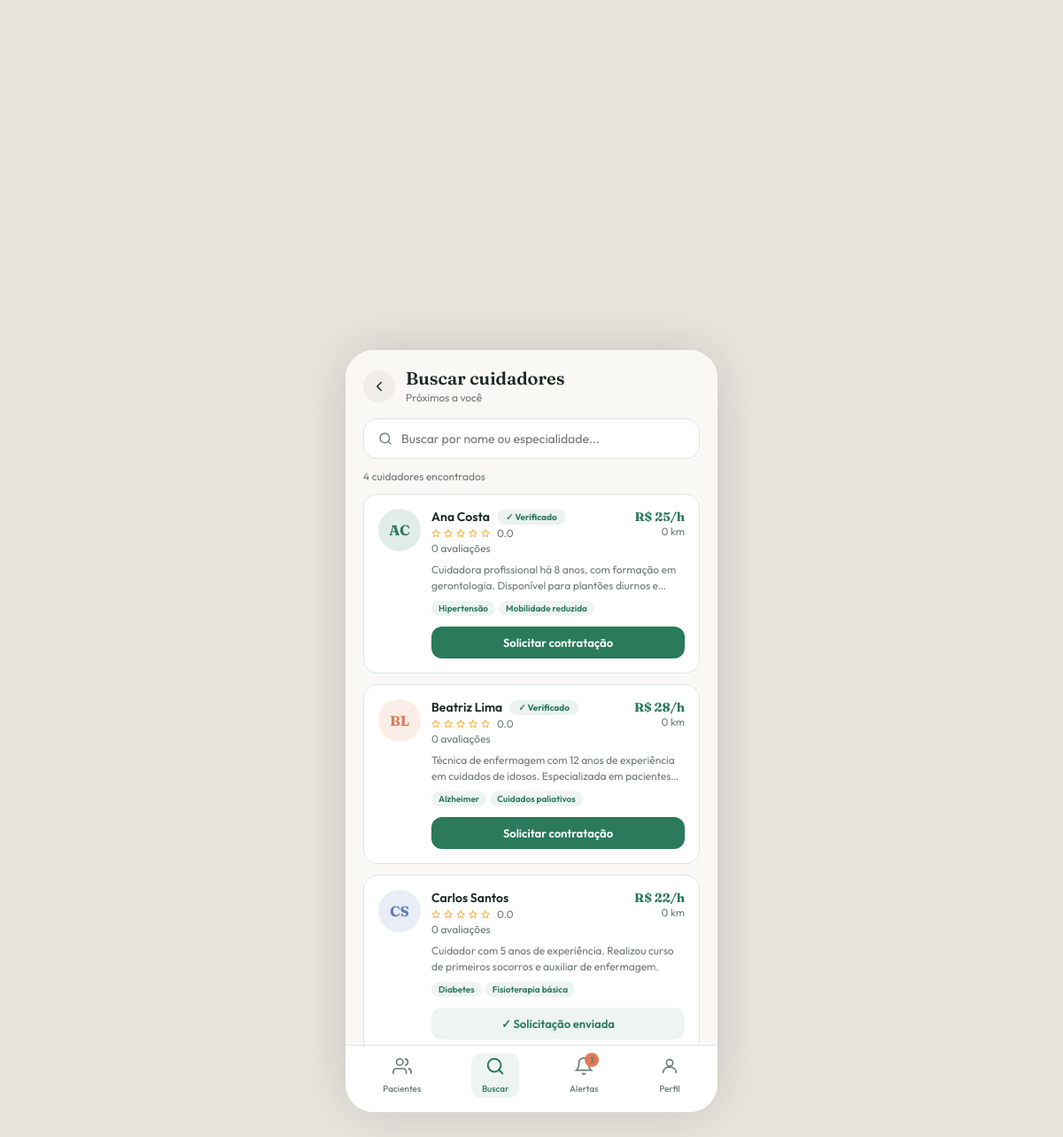
The app's page /search.php (signed in) with its own data.
### tables this page shows
CREATE TABLE usuario (
    id SERIAL PRIMARY KEY,
    nome_completo VARCHAR(150) NOT NULL,
    email VARCHAR(150) UNIQUE NOT NULL,
    senha_hash VARCHAR(255) NOT NULL,
    telefone VARCHAR(20) NOT NULL,
    tipo_usuario VARCHAR(20) NOT NULL CHECK (tipo_usuario IN ('responsavel', 'cuidador')),
    criado_em TIMESTAMP DEFAULT CURRENT_TIMESTAMP
);

CREATE TABLE cuidador (
    id SERIAL PRIMARY KEY,
    usuario_id BIGINT UNSIGNED UNIQUE NOT NULL REFERENCES usuario(id) ON DELETE CASCADE,
    biografia TEXT,
    cidade VARCHAR(100) DEFAULT NULL,
    valor_hora DECIMAL(10, 2),
    latitude DECIMAL(10, 8),
    longitude DECIMAL(11, 8),
    esta_verificado BOOLEAN DEFAULT FALSE,
    especialidades TEXT,
    criado_em TIMESTAMP DEFAULT CURRENT_TIMESTAMP,
    CONSTRAINT fk_cuidador_usuario FOREIGN KEY (usuario_id) REFERENCES usuario(id) ON DELETE CASCADE
);

### includes/functions.php (called while the page is built, shortened)
<?php
require_once __DIR__ . '/../config/database.php';
function isLoggedIn(): bool
{
    return isset($_SESSION['user_id']);
}
function currentUser(): ?array
{
    $stmt = getDB()->prepare('SELECT * FROM usuario WHERE id = ?');
    $stmt->execute([$_SESSION['user_id']]);
    $user = $stmt->fetch();
    return $user ?: null;
}
function iniciais(string $nome): string
{
    $partes = preg_split('/\s+/', trim($nome));
    $partes = array_slice($partes, 0, 2);
    $temMb = function_exists('mb_substr') && function_exists('mb_strtoupper');
    $letras = array_map(function ($p) use ($temMb) {
        $primeira = $temMb ? mb_substr($p, 0, 1) : substr($p, 0, 1);
        return $temMb ? mb_strtoupper($primeira) : strtoupper($primeira);
    }, $partes);
    return implode('', $letras);
}
function e(?string $str): string
{
    return htmlspecialchars($str ?? '', ENT_QUOTES, 'UTF-8');
}

### config/database.php (called while the page is built, shortened)
<?php
function getDB(): PDO
{
    static $pdo = null;
    if ($pdo !== null) {
        return $pdo;
    }
    $dbHost = getenv('DB_HOST') ?: '127.0.0.1';
    $dbName = getenv('DB_NAME') ?: 'bd_cuida_idoso';
    $dbUser = getenv('DB_USER') ?: 'root';
    $dbPass = getenv('DB_PASS') ?: '';
    $charset = 'utf8mb4';
    try {
        $dsn = "mysql:host={$dbHost};dbname={$dbName};charset={$charset}";
        $pdo = new PDO($dsn, $dbUser, $dbPass, [
            PDO::ATTR_ERRMODE => PDO::ERRMODE_EXCEPTION,
            PDO::ATTR_DEFAULT_FETCH_MODE => PDO::FETCH_ASSOC,
            PDO::ATTR_EMULATE_PREPARES => false,
        ]);
    } catch (PDOException $e) {
        try {
            $dsnNoDb = "mysql:host={$dbHost};charset={$charset}";
            $tmp = new PDO($dsnNoDb, $dbUser, $dbPass, [PDO::ATTR_ERRMODE => PDO::ERRMODE_EXCEPTION]);
            $tmp->exec("CREATE DATABASE IF NOT EXISTS `{$dbName}` CHARACTER SET {$charset} COLLATE {$charset}_unicode_ci");
            $pdo = new PDO("mysql:host={$dbHost};dbname={$dbName};charset={$charset}", $dbUser, $dbPass, [
                PDO::ATTR_ERRMODE => PDO::ERRMODE_EXCEPTION,
                PDO::ATTR_DEFAULT_FETCH_MODE => PDO::FETCH_ASSOC,
                PDO::ATTR_EMULATE_PREPARES => false,
            ]);
        } catch (PDOException $e2) {
            throw $e2;
        }
    }
    return $pdo;
}

### search.php (the view, shortened to what this page needs)
<?php
require_once __DIR__ . '/includes/functions.php';
$db = getDB();
$search = trim($_GET['q'] ?? '');
$user = currentUser();
$cuidadores = [];
$contratados = [];
if ($user && $user['tipo_usuario'] === 'cuidador') {
  $stmt = $db->prepare("SELECT ch.*, u.nome_completo AS responsavel_nome, ido.nome_completo AS idoso_nome
    FROM chamado ch
    JOIN usuario u ON ch.responsavel_id = u.id
    JOIN idoso ido ON ch.idoso_id = ido.id
    WHERE ch.cuidador_id = ? AND ch.status = 'pendente'
    ORDER BY ch.criado_em DESC");
  $stmt->execute([$_SESSION['user_id']]);
  $chamados = $stmt->fetchAll();
  $pageTitle = 'Chamados';
} else {
  if ($search !== '') {
    $stmt = $db->prepare("SELECT c.id, u.nome_completo, c.valor_hora, c.especialidades, c.esta_verificado AS verificado, 0 AS distancia_km, 0 AS avaliacao, 0 AS total_avaliacoes, c.biografia, 1 AS disponivel FROM cuidador c JOIN usuario u ON c.usuario_id = u.id WHERE LOWER(u.nome_completo) LIKE ? OR LOWER(c.especialidades) LIKE ? ORDER BY distancia_km");
    $toLower = function_exists('mb_strtolower') ? 'mb_strtolower' : 'strtolower';
    $like = '%' . $toLower($search) . '%';
    $stmt->execute([$like, $like]);
  } else {
    $stmt = $db->query('SELECT c.id, u.nome_completo, c.valor_hora, c.especialidades, c.esta_verificado AS verificado, 0 AS distancia_km, 0 AS avaliacao, 0 AS total_avaliacoes, c.biografia, 1 AS disponivel FROM cuidador c JOIN usuario u ON c.usuario_id = u.id ORDER BY distancia_km');
  }
  $cuidadores = $stmt->fetchAll();
  $stmt = $db->prepare('SELECT DISTINCT cuidador_id FROM chamado WHERE responsavel_id = ?');
  $stmt->execute([$_SESSION['user_id']]);
  $contratados = array_column($stmt->fetchAll(), 'cuidador_id');
}
require __DIR__ . '/includes/layout_top.php';
if ($user && $user['tipo_usuario'] === 'cuidador') {
  $headerTitle = 'Chamados';
  $headerSubtitle = 'Solicitações pendentes';
} else {
  $headerTitle = 'Buscar cuidadores';
  $headerSubtitle = 'Próximos a você';
}
$headerBack = 'home.php';
require __DIR__ . '/includes/header_component.php';
?>
<div style="padding:0 20px 12px;">
  <form method="get" class="flex items-center gap-2 card" style="padding:12px 16px;">
    <svg width="16" height="16" fill="none" viewBox="0 0 24 24"><circle cx="11" cy="11" r="8" stroke="var(--muted-foreground)" stroke-width="2"/><path d="m21 21-4.35-4.35" stroke="var(--muted-foreground)" stroke-width="2" stroke-linecap="round"/></svg>
    <input type="text" name="q" value="<?= e($search) ?>" placeholder="Buscar por nome ou especialidade..." class="flex-1" style="border:none;outline:none;background:transparent;font-size:14px;">
  </form>
</div>
<div class="app-body" style="padding:0 20px 24px;">
  <?php if ($user && $user['tipo_usuario'] === 'cuidador'): ?>
    <p class="text-xs text-muted" style="margin-bottom:12px;"><?= count($chamados) ?> chamado<?= count($chamados) !== 1 ? 's' : '' ?> pendente<?= count($chamados) !== 1 ? 's' : '' ?></p>
    <div class="flex flex-col gap-3">
      <?php foreach ($chamados as $ch): ?>
        <div class="card">
          <div class="flex items-start gap-3">
            <div class="avatar avatar-round" style="width:48px;height:48px;font-size:16px;background-color:#2A7A5B22;color:#2A7A5B;"><?= e(iniciais($ch['responsavel_nome'])) ?></div>
            <div class="flex-1">
              <div class="flex items-start justify-between">
                <div>
                  <p class="font-semibold"><?= e($ch['responsavel_nome']) ?></p>
                  <p class="text-xs text-muted">Paciente: <?= e($ch['idoso_nome']) ?></p>
                </div>
                <div class="text-right">
                  <p class="text-xs text-muted">Início: <?= e($ch['data_inicio']) ?></p>
                  <p class="text-xs text-muted">Fim: <?= e($ch['data_fim']) ?></p>
                </div>
              </div>
              <div style="margin-top:8px;">
                <form method="post" action="actions/respond_chamado.php" style="display:inline-block;margin-right:8px;">
                  <input type="hidden" name="chamado_id" value="<?= (int)$ch['id'] ?>">
                  <input type="hidden" name="acao" value="aceitar">
                  <button type="submit" class="btn btn-primary btn-sm">Aceitar</button>
                </form>
                <form method="post" action="actions/respond_chamado.php" style="display:inline-block;">
                  <input type="hidden" name="chamado_id" value="<?= (int)$ch['id'] ?>">
                  <input type="hidden" name="acao" value="recusar">
                  <button type="submit" class="btn btn-muted btn-sm">Recusar</button>
                </form>
              </div>
            </div>
          </div>
        </div>
      <?php endforeach; ?>
      <?php if (empty($chamados)): ?>
        <p class="text-xs text-muted text-center" style="padding:24px 0;">Nenhum chamado pendente.</p>
      <?php endif; ?>
    </div>
  <?php else: ?>
    <p class="text-xs text-muted" style="margin-bottom:12px;">
      <?= count($cuidadores) ?> cuidador<?= count($cuidadores) !== 1 ? 'es' : '' ?> encontrado<?= count($cuidadores) !== 1 ? 's' : '' ?>
    </p>
    <div class="flex flex-col gap-3">
      <?php foreach ($cuidadores as $i => $c):
        $cor = AVATAR_CORES[$i % count(AVATAR_CORES)];
        $jaContratado = in_array($c['id'], $contratados, true);
        $indisponivel = !$c['disponivel'];
      ?>
        <div class="card" style="opacity:<?= $indisponivel ? '0.6' : '1' ?>;">
          <div class="flex items-start gap-3">
              <div class="avatar avatar-round" style="width:48px;height:48px;font-size:16px;background-color:<?= $cor ?>22;color:<?= $cor ?>;">
              <?= e(iniciais($c['nome_completo'])) ?>
            </div>
            <div class="flex-1">
              <div class="flex items-start justify-between gap-2">
                <div>
                  <div class="flex items-center gap-2">
                    <p class="font-semibold text-sm"><?= e($c['nome_completo']) ?></p>
                    <?php if ($c['verificado']): ?>
                      <span class="badge" style="font-size:10px;background-color:#2A7A5B18;color:#2A7A5B;">✓ Verificado</span>
                    <?php endif; ?>
                  </div>
                  <div class="flex items-center gap-1" style="margin-top:2px;">
                    <?php for ($s = 1; $s <= 5; $s++): ?>
                      <svg width="10" height="10" viewBox="0 0 24 24" fill="<?= $s <= round($c['avaliacao']) ? '#F59E0B' : 'none' ?>"><polygon points="12,2 15.09,8.26 22,9.27 17,14.14 18.18,21.02 12,17.77 5.82,21.02 7,14.14 2,9.27 8.91,8.26" stroke="#F59E0B" stroke-width="2" stroke-linecap="round" stroke-linejoin="round"/></svg>
                    <?php endfor; ?>
                    <span class="text-xs text-muted" style="margin-left:4px;"><?= number_format($c['avaliacao'], 1) ?></span>
                  </div>
                  <p class="text-xs text-muted" style="margin-top:2px;"><?= (int)$c['total_avaliacoes'] ?> avaliações</p>
                </div>
                <div class="text-right shrink-0">
                  <p class="serif font-bold text-sm text-primary">R$ <?= (int)$c['valor_hora'] ?>/h</p>
                  <p class="text-xs text-muted"><?= $c['distancia_km'] ?> km</p>
                </div>
              </div>
              <p class="text-xs text-muted line-clamp-2" style="margin-top:8px;line-height:1.5;"><?= e($c['biografia']) ?></p>
              <div class="flex" style="flex-wrap:wrap;gap:4px;margin-top:8px;">
                <?php foreach (explode(',', $c['especialidades']) as $esp): ?>
                  <span class="chip" style="font-size:10px;padding:2px 8px;background-color:var(--secondary);color:var(--secondary-foreground);"><?= e(trim($esp)) ?></span>
                <?php endforeach; ?>
              </div>
              <?php if ($jaContratado): ?>
                <button disabled class="btn btn-secondary btn-sm" style="margin-top:12px;">✓ Solicitação enviada</button>
              <?php elseif ($indisponivel): ?>
                <button disabled class="btn btn-muted btn-sm" style="margin-top:12px;color:var(--muted-foreground);">Indisponível no momento</button>
              <?php else: ?>
                <a href="search.php?contratar=<?= $c['id'] ?><?= $search ? '&q=' . urlencode($search) : '' ?>#contratar-<?= $c['id'] ?>" class="btn btn-primary btn-sm" style="margin-top:12px;display:block;text-align:center;">Solicitar contratação</a>
              <?php endif; ?>
            </div>
          </div>
        </div>
      <?php endforeach; ?>
    </div>
  <?php endif; ?>
</div>
<?php $activeTab = 'search'; require __DIR__ . '/includes/bottomnav_component.php'; ?>
<?php require __DIR__ . '/includes/layout_bottom.php'; ?>

### includes/header_component.php (shortened to what this page needs)
<?php
$headerSubtitle = $headerSubtitle ?? null;
$headerBack = $headerBack ?? null;
?>
<div class="screen-header">
  <?php if ($headerBack): ?>
    <a href="<?= e($headerBack) ?>" class="btn-back">
      <svg width="18" height="18" fill="none" viewBox="0 0 24 24">
        <path d="m15 18-6-6 6-6" stroke="var(--foreground)" stroke-width="2" stroke-linecap="round" stroke-linejoin="round"/>
      </svg>
    </a>
  <?php endif; ?>
  <div class="flex-1">
    <h2 class="truncate"><?= e($headerTitle) ?></h2>
    <?php if ($headerSubtitle): ?>
      <p class="subtitle truncate"><?= e($headerSubtitle) ?></p>
    <?php endif; ?>
  </div>
</div>

### assets/css/style.css (style rules this page uses)
:root { --background: #FAF8F5; --foreground: #1A2825; --card: #FFFFFF; --card-foreground: #1A2825; --primary: #2A7A5B; --primary-foreground: #FFFFFF; --secondary: #EEF4F1; --secondary-foreground: #2A7A5B; --muted: #F0EDE8; --muted-foreground: #6B7A78; --accent: #E07B54; --accent-foreground: #FFFFFF; --border: #DDE5E3; --ring: #2A7A5B; --radius: 14px; --danger: #c0392b; --danger-bg: #c0392b18; --blue: #5B7ABA; --purple: #8B5BAA; }
* { box-sizing: border-box; }
html, body { height: 100%; margin: 0; padding: 0; }
body { font-family: 'Outfit', sans-serif; background-color: #E8E4DE; color: var(--foreground); -webkit-font-smoothing: antialiased; }
h1, h2, h3 { font-family: 'Fraunces', serif; margin: 0; }
p { margin: 0; }
a { text-decoration: none; color: inherit; }
button { font-family: inherit; cursor: pointer; border: none; background: none; color: inherit; }
input, textarea, select { font-family: inherit; }
.app-body { flex: 1; min-height: 0; display: flex; flex-direction: column; overflow-y: auto; scrollbar-width: none; }
.flex { display: flex; }
.flex-col { flex-direction: column; }
.items-center { align-items: center; }
.items-start { align-items: flex-start; }
.justify-between { justify-content: space-between; }
.gap-1 { gap: 4px; }
.gap-2 { gap: 8px; }
.gap-3 { gap: 12px; }
.flex-1 { flex: 1; min-width: 0; }
.shrink-0 { flex-shrink: 0; }
.text-right { text-align: right; }
.truncate { overflow: hidden; text-overflow: ellipsis; white-space: nowrap; }
.screen-header { display: flex; align-items: center; gap: 12px; padding: 20px 20px 16px; background-color: var(--background); flex-shrink: 0; }
.btn-back { width: 36px; height: 36px; border-radius: 999px; background-color: var(--muted); display: flex; align-items: center; justify-content: center; flex-shrink: 0; }
.screen-header h2 { font-size: 20px; font-weight: 600; line-height: 1.2; }
.screen-header .subtitle { font-size: 12px; color: var(--muted-foreground); margin-top: 2px; }
.card { background-color: var(--card); border: 1px solid var(--border); border-radius: 16px; padding: 16px; }
.btn { display: block; width: 100%; padding: 16px; border-radius: 16px; font-weight: 600; font-size: 15px; text-align: center; transition: background-color .15s; }
.btn-primary { background-color: var(--primary); color: var(--primary-foreground); }
.btn-secondary { background-color: var(--secondary); color: var(--primary); }
.btn-sm { padding: 10px 14px; border-radius: 12px; font-size: 13px; }
.avatar { border-radius: 16px; display: flex; align-items: center; justify-content: center; font-family: 'Fraunces', serif; font-weight: 700; flex-shrink: 0; }
.avatar-round { border-radius: 999px; }
.badge { display: inline-block; font-size: 11px; font-weight: 700; padding: 2px 10px; border-radius: 999px; }
.chip { display: inline-block; font-size: 12px; font-weight: 600; padding: 6px 12px; border-radius: 999px; white-space: nowrap; }
.text-xs { font-size: 12px; }
.text-sm { font-size: 14px; }
.text-muted { color: var(--muted-foreground); }
.text-primary { color: var(--primary); }
.font-semibold { font-weight: 600; }
.font-bold { font-weight: 700; }
.serif { font-family: 'Fraunces', serif; }
.line-clamp-2 { display: -webkit-box; -webkit-line-clamp: 2; -webkit-box-orient: vertical; overflow: hidden; }

### records on screen
usuario: tipo_usuario "Buscar cuidadores"
cuidador: usuario.nome_completo "AC", usuario.nome_completo "Ana Costa", esta_verificado "✓ Verificado", avaliacao "0.0", total_avaliacoes "0", valor_hora "25", distancia_km "0", biografia "Cuidadora profissional há 8 anos, com formação em gerontologia. Disponível para plantões diurnos…", especialidades "Hipertensão", especialidades "Mobilidade reduzida"
cuidador: usuario.nome_completo "BL", usuario.nome_completo "Beatriz Lima", esta_verificado "✓ Verificado", avaliacao "0.0", total_avaliacoes "0", valor_hora "28", distancia_km "0", biografia "Técnica de enfermagem com 12 anos de experiência em cuidados de idosos. Especializada em…", especialidades "Alzheimer", especialidades "Cuidados paliativos"
cuidador: usuario.nome_completo "CS", usuario.nome_completo "Carlos Santos", avaliacao "0.0", total_avaliacoes "0", valor_hora "22", distancia_km "0", biografia "Cuidador com 5 anos de experiência. Realizou curso de primeiros socorros e auxiliar de enfermagem.", especialidades "Diabetes", especialidades "Fisioterapia básica", shows "✓ Solicitação enviada"

### other values on screen
$headerSubtitle "Próximos a você"
count($cuidadores) "4"
$tab['label'] "Pacientes"
$tab['label'] "Buscar"
$unread "3"
$tab['label'] "Alertas"
$tab['label'] "Perfil"
